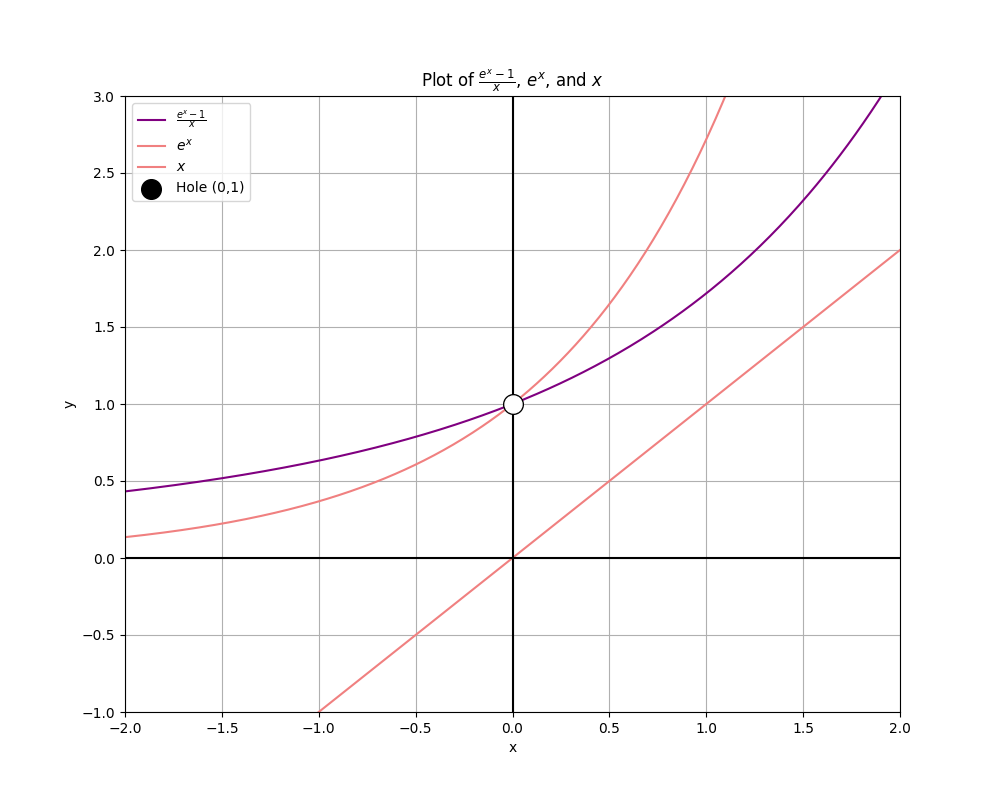

Source code (Python):
import numpy as np
import matplotlib.pyplot as plt

# Define the functions
def f(x):
    return (np.exp(x) - 1) / x

def exp_x(x):
    return np.exp(x)

def x_func(x):
    return x

# Generate x values
x = np.linspace(-2, 2, 400)
x_safe = x[x != 0]  # Avoid division by zero

# Plot the functions
plt.figure(figsize=(10, 8))
plt.plot(x_safe, f(x_safe), color='purple', label=r'$\frac{e^x - 1}{x}$')
plt.plot(x, exp_x(x), color='lightcoral', label=r'$e^x$')
plt.plot(x, x_func(x), color='lightcoral', label=r'$x$')

# Add a hole at (0,1)
plt.scatter([0], [1], color='black', edgecolor='black', s=200, zorder=5, label='Hole (0,1)')
plt.scatter([0], [1], color='white', s=150, zorder=6)

# Set axis limits
plt.xlim(-2, 2)
plt.ylim(-1, 3)

# Add grid, labels, and legend
plt.axhline(0, color='black', linewidth=1.5)
plt.axvline(0, color='black', linewidth=1.5)
plt.grid(True)
plt.xlabel('x')
plt.ylabel('y')
plt.title(r'Plot of $\frac{e^x - 1}{x}$, $e^x$, and $x$')
plt.legend()
# plt.savefig('e-graph.png')
plt.show()
